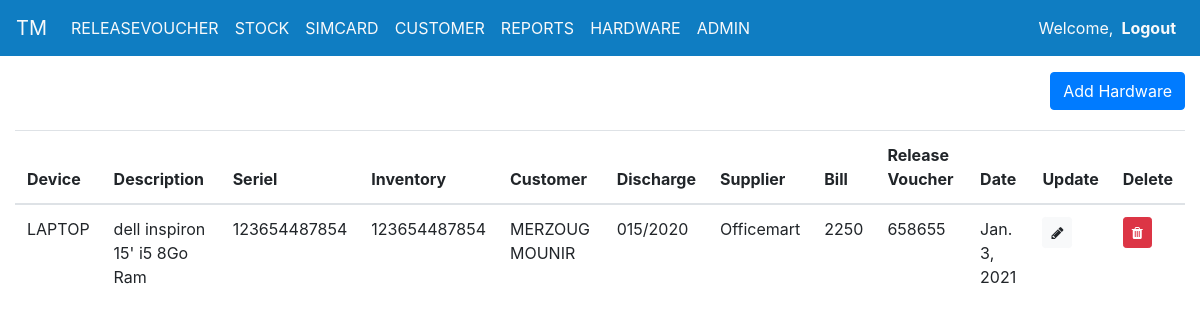
The app's page /hardware/ (signed in) with its own data.
### TonersManagement/models.py (models this page shows, shortened)
class Hardware(models.Model):
    seriel_number = models.CharField(max_length=30)
    inventory_number = models.CharField(max_length=20)
    customer = models.ForeignKey(Customer, on_delete=models.CASCADE)
    DEVICES = (
        ('LAPTOP', 'LAPTOP'),
        ('PC FIX', 'PC FIX'),
        ('ECRAN', 'ECRAN'),
        ('IMPRIMANTE','IMPRIMANTE')
    )
    device = models.CharField(max_length=20, choices=DEVICES)
    description = models.CharField(max_length=30, blank=True)
    discharge_number = models.CharField(max_length=30, blank=True)
    supplier =   models.CharField(max_length=100, blank=True)
    bill_number = models.CharField(max_length=30, blank=True)
    release_voucher = models.CharField(max_length=30, blank=True)
    buying_date = models.DateField(auto_now=False, null = True)

class Customer(models.Model):
    direction = models.ForeignKey(Direction, on_delete=models.CASCADE)
    full_name = models.CharField(max_length=200,verbose_name='Full Name')
    def __str__(self):
        return self.full_name

### TonersManagement/Views/hardware_view.py (the view, shortened to what this page needs)
# urls.py: path('hardware/',views.hardware, name='hardware'),
@login_required(login_url='login')
def hardware(request):
    hardware_list = Hardware.objects.all()
    page = request.GET.get('page',1)
    paginator = Paginator(hardware_list,6)
    try:
        hardware = paginator.page(page)
    except PageNotAnInteger:
        hardware = paginator.page(1)
    except EmptyPage :
        hardware = paginator.page(paginator.num_pages)
    form = HardwareFrom()
    return render(request, 'TonersManagement/pages/Hardware.html',{'model':"Hardware",'data': hardware,'form': HardwareFrom,  'headers':["Device","Description","Seriel","Inventory","Customer","Discharge","Supplier","Bill","Release Voucher","Date","Update","Delete"]} )

### TonersManagement/templates/TonersManagement/pages/Hardware.html (shortened to what this page needs)
{% extends 'TonersManagement/components/base.html' %}
{% block content %}
<div class="container-fluid" style="background-color: white; ">
    {% include 'TonersManagement/components/add_new_item.html' %}
    {% include 'TonersManagement/components/hardware_table.html' %}
</div>
{% endblock content %}

### TonersManagement/templates/TonersManagement/components/hardware_table.html (shortened to what this page needs)
{% load static %}
<div class="table-responsive-sm table-hover d-none d-lg-block">
  <table class="table">
    <thead>
      <tr>
        {% for header in headers %}
        <th>{{header}}</th>
        {% endfor %}
      </tr>
    </thead>
    {% for item in data %}
    <tr>
      <td>{{ item.device }}</td>
      <td>{{ item.description }}</td>
      <td>{{ item.seriel_number }}</td>
      <td>{{ item.inventory_number }}</td>
      <td>{{ item.customer }}</td>
      <td>{{ item.discharge_number }}</td>
      <td>{{ item.supplier }}</td>
      <td>{{ item.bill_number }}</td>
      <td>{{ item.release_voucher }}</td>
      <td>{{ item.buying_date }}</td>
      <td><a class="btn btn-light btn-sm shadow-none" href="{% url 'update_hardware' item.id %}"><i class="fa fa-pencil"
            aria-hidden="true"></i> </a></td>
      <td><a class="btn btn-danger btn-sm shadow-none" href="{% url  'delete_hardware' item.id %}"><i
            class="fa fa-trash"></i></a></td>
    </tr>
    {% endfor %}
  </table>
</div>

### records on screen
Hardware: device "LAPTOP", description "dell inspiron 15' i5 8Go Ram", seriel_number "123654487854", inventory_number "123654487854", customer "MERZOUG MOUNIR", discharge_number "015/2020", supplier "Officemart", bill_number "2250", release_voucher "658655", buying_date "Jan. 3, 2021"

### other values on screen
{{ model }} "Hardware"
{{ header }} "Device" "Description" "Seriel" "Inventory" "Customer" "Discharge" "Supplier" "Bill" "Release Voucher" "Date" "Update" "Delete"
